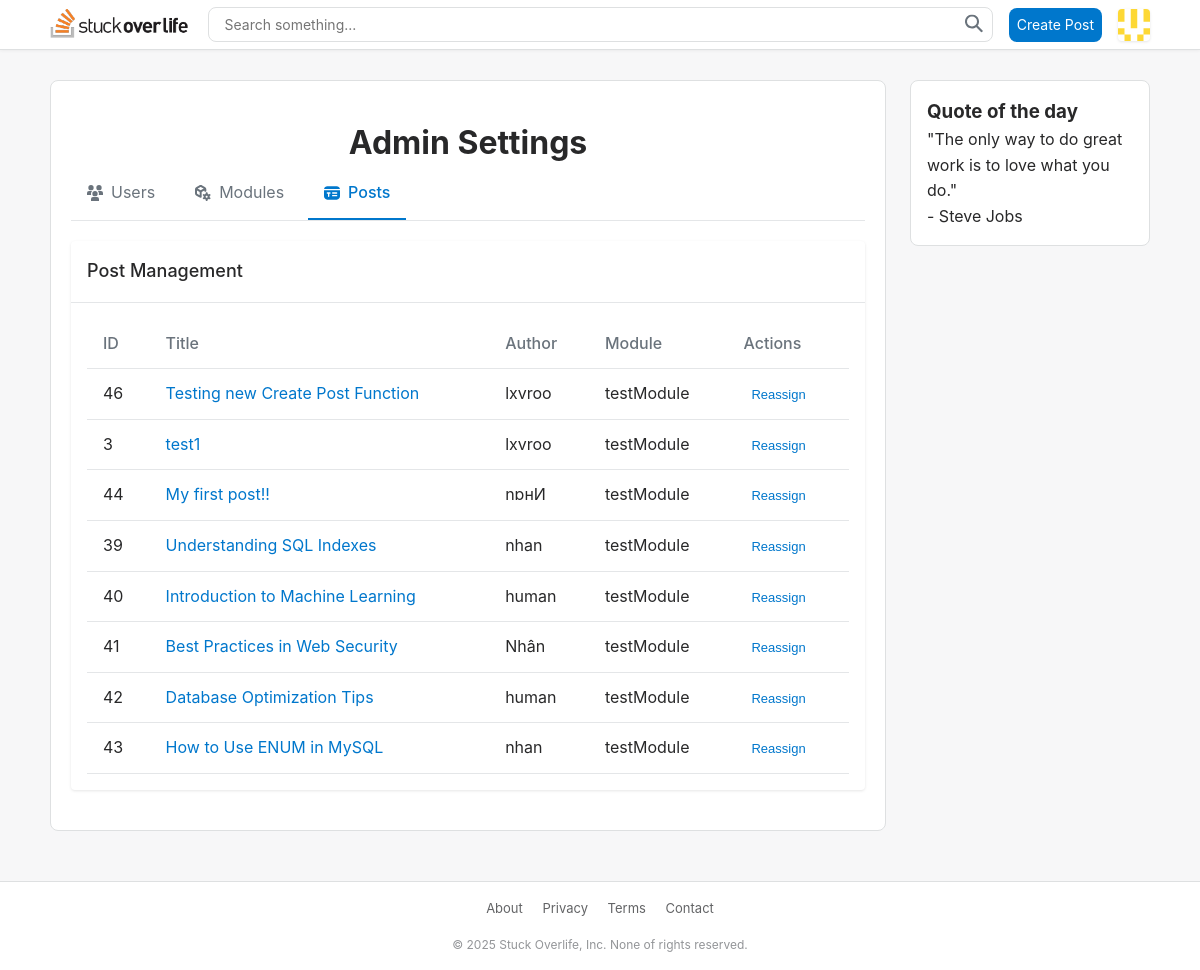
/models/settings.php?tab=posts (signed in), run on an earlier commit of the app's database.
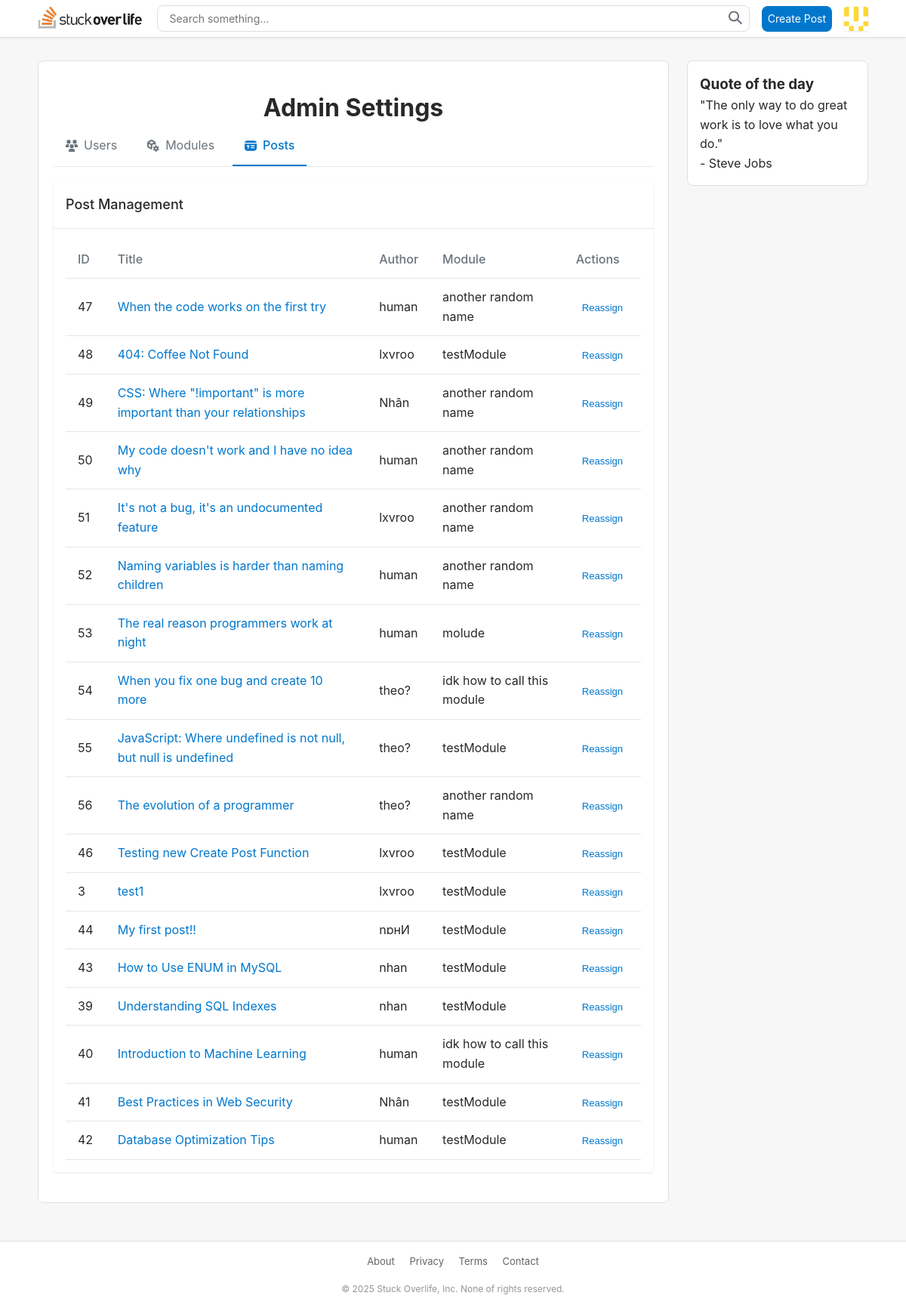
And on a later commit of the database.
### tables this page shows
CREATE TABLE `posts` (
  `PostID` int(11) NOT NULL,
  `title` varchar(255) NOT NULL,
  `content` text NOT NULL,
  `ModuleID` int(11) NOT NULL,
  `UserID` int(11) NOT NULL,
  `createdAt` datetime NOT NULL DEFAULT current_timestamp(),
  `updatedAt` datetime NOT NULL DEFAULT current_timestamp() ON UPDATE current_timestamp(),
  `AssetID` int(11) DEFAULT NULL,
  `viewCount` int(11) DEFAULT 0
);

CREATE TABLE `user` (
  `UserID` int(11) NOT NULL,
  `username` varchar(255) NOT NULL,
  `firstname` varchar(100) NOT NULL,
  `lastname` varchar(100) NOT NULL,
  `password` varchar(255) NOT NULL DEFAULT '',
  `avatar` varchar(100) DEFAULT NULL,
  `dob` date DEFAULT NULL,
  `bio` text DEFAULT NULL,
  `status` enum('Active','Blocked','Banned','Archived','Unknown') NOT NULL DEFAULT 'Active',
  `role` enum('user','admin') NOT NULL DEFAULT 'user',
  `createdAt` datetime NOT NULL DEFAULT current_timestamp()
);

CREATE TABLE `modules` (
  `ModuleID` int(11) NOT NULL,
  `moduleName` varchar(255) NOT NULL,
  `description` varchar(255) NOT NULL
);

### models/settings.php (called while the page is built, shortened)
<?php
try {
    include '../includes/db.php';
    include '../includes/functions.php';
    $activeTab = isset($_GET['tab']) ? $_GET['tab'] : 'users';
    $posts = getPostBasicInfo($pdo);
    include '../views/settings.html.php';
} catch (PDOException $e) {
    $title = 'An error has occurred';
    $output = 'Database error: ' . $e->getMessage();
}
include '../views/layout.html.php';
?>

### includes/functions.php (called while the page is built, shortened)
<?php
    function query($pdo, $sql, $parameters = []) {
        $query = $pdo->prepare($sql);
        $query->execute($parameters);
        return $query;
    }
    function getPostBasicInfo($pdo) {
        $query = query($pdo, 'SELECT p.PostID, p.title, u.username, m.moduleName
                              FROM posts p
                              INNER JOIN user u ON p.UserID = u.UserID
                              INNER JOIN modules m ON p.ModuleID = m.ModuleID
                              ORDER BY p.createdAt DESC');
        return $query->fetchAll();
    }
?>

### views/settings.html.php (the view, shortened to what this page needs)
<div class="admin-settings">
    <h1>Admin Settings</h1>
    <div class="admin-tabs">
        <a href="?tab=users" class="admin-tab <?= $activeTab === 'users' ? 'active' : '' ?>">
            Users
        </a>
        <a href="?tab=modules" class="admin-tab <?= $activeTab === 'modules' ? 'active' : '' ?>">
            Modules
        </a>
        <a href="?tab=posts" class="admin-tab <?= $activeTab === 'posts' ? 'active' : '' ?>">
            Posts
        </a>
    </div>
    <div class="admin-tab-content">
        <?php if ($activeTab === 'posts'): ?>
            <div class="admin-section">
                <div class="admin-section-header">
                    <h2>Post Management</h2>
                </div>
                <div class="admin-table-container">
                    <table class="admin-table">
                        <thead>
                            <tr>
                                <th>ID</th>
                                <th>Title</th>
                                <th>Author</th>
                                <th>Module</th>
                                <th>Actions</th>
                            </tr>
                        </thead>
                        <tbody>
                            <?php if (empty($posts)): ?>
                                <tr>
                                    <td colspan="5" class="empty-table">No posts found</td>
                                </tr>
                            <?php else: ?>
                                <?php foreach ($posts as $post): ?>
                                    <tr>
                                        <td><?= htmlspecialchars($post['PostID'], ENT_QUOTES, 'UTF-8') ?></td>
                                        <td>
                                            <a href="/coursework/models/posts.php?id=<?= $post['PostID'] ?>" class="post-link">
                                                <?= htmlspecialchars($post['title'], ENT_QUOTES, 'UTF-8') ?>
                                            </a>
                                        </td>
                                        <td><?= htmlspecialchars($post['username'], ENT_QUOTES, 'UTF-8') ?></td>
                                        <td><?= htmlspecialchars($post['moduleName'], ENT_QUOTES, 'UTF-8') ?></td>
                                        <td>
                                            <button type="button" class="edit-link"
                                                    onclick="showReassignModal(<?= $post['PostID'] ?>, '<?= htmlspecialchars(addslashes($post['title']), ENT_QUOTES, 'UTF-8') ?>')">
                                                Reassign
                                            </button>
                                        </td>
                                    </tr>
                                <?php endforeach; ?>
                            <?php endif; ?>
                        </tbody>
                    </table>
                </div>
            </div>
        <?php endif; ?>
    </div>
</div>

What changed in the data, as far as the page shows it:
added posts: PostID "47", title "When the code works on the first try", UserID.username "human", ModuleID.moduleName "another random name"
added posts: PostID "48", title "404: Coffee Not Found", UserID.username "lxvroo", ModuleID.moduleName "testModule"
added posts: PostID "49", title "CSS: Where \"!important\" is more important than your relationships", UserID.username "Nhân", ModuleID.moduleName "another random name"
added posts: PostID "50", title "My code doesn't work and I have no idea why", UserID.username "human", ModuleID.moduleName "another random name"
added posts: PostID "51", title "It's not a bug, it's an undocumented feature", UserID.username "lxvroo", ModuleID.moduleName "another random name"
added posts: PostID "52", title "Naming variables is harder than naming children", UserID.username "human", ModuleID.moduleName "another random name"
added posts: PostID "53", title "The real reason programmers work at night", UserID.username "human", ModuleID.moduleName "molude"
added posts: PostID "54", title "When you fix one bug and create 10 more", UserID.username "theo?", ModuleID.moduleName "idk how to call this module"
added posts: PostID "55", title "JavaScript: Where undefined is not null, but null is undefined", UserID.username "theo?", ModuleID.moduleName "testModule"
added posts: PostID "56", title "The evolution of a programmer", UserID.username "theo?", ModuleID.moduleName "another random name"
shown differently, row unchanged: posts "How to Use ENUM in MySQL": moves up the list
changed posts "Introduction to Machine Learning": ModuleID.moduleName "testModule" → "idk how to call this module"
